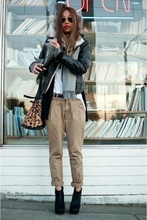
%> input picture CNN/images/0004.jpg, 147 x 220 px, shrunk from 400 x 600 before the run
$ octave --eval "result = Q1a(imread('images/0004.jpg'));"   (GNU Octave 9; MATLAB toolbox functions it lacks are replaced by stand-ins)
%> lines starting %> are read from the running program, lines starting %| are printed output that depends on the picture; in (x1, y1, x2, y2) boxes, pixels count from 0 and x2, y2 are one past the last pixel; in counts of white or black regions, pixels touching at a corner belong together; the program's own positions count from 1
function [x,y] = Q1a(image)

img  = rgb2gray(image);

%computing the gradient and (I_x)^2 and (I_Y)^2 and I_xy
[GX,GY] = imgradientxy(img);
IX2 = GX.^2;
IY2 = GY.^2;
IXY = GX.*GY;

% Computing M
Ix2 = conv2(IX2, fspecial('gaussian'));
Iy2 = conv2(IY2, fspecial('gaussian'));
Ixy = conv2(IXY, fspecial('gaussian'));
[h,w] = size(img);

% Computing R = det(M) - alpha*trace(M)^2
determinant = Ix2.*Iy2 - Ixy.^2;
Trace = Ix2 + Iy2;
R = determinant - (0.05).*((Trace).^2);
maximum = max(max(R));

%Now we will try to do the non maximum surppression
new_matrix = zeros(h,w);
for i = 1:h
    for j = 1:w
        %(maximum)*0.028 is the threshhold we placed and the surroundings
        if R(i,j) > (maximum)*0.035
            local_max = true;
            for m = i-1:i+1
                for n = j-1:j+1
                    if R(m,n) > R(i,j)
                        local_max = false;
                        break
                    end
                end
                if local_max == false
                    break
                end
                if local_max == true
                    new_matrix(i,j) = 1;
                end
            end
        end
    end
end

[x,y] = find(new_matrix == 1);
imshow(image);
hold on;
plot(y,x,'r.');
end
%> in Q1a, `img  = rgb2gray(image);`:
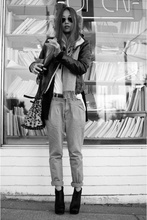
%> img: size 220x147 uint8; min 0, max 255, mean 157
%> in Q1a, `[GX,GY] = imgradientxy(img);`:
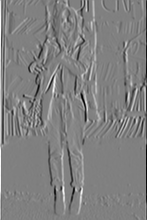
%> GX: size 220x147 double; min -970, max 953, mean -0.3; drawn with min black and max white
%> in Q1a, `[GX,GY] = imgradientxy(img);`:
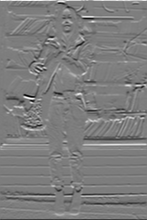
%> GY: size 220x147 double; min -884, max 911, mean -0.7; drawn with min black and max white
%> in Q1a, `Trace = Ix2 + Iy2;`:
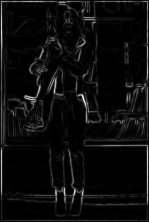
%> Trace: size 222x149 double; min 1.46, max 835895.5, mean 41966; drawn with min black and max white
%> in Q1a, `R = determinant - (0.05).*((Trace).^2);`:
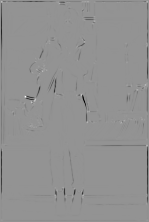
%> R: size 222x149 double; min -3.37e+10, max 2.47e+10, mean -306402549.5; drawn with min black and max white
%> in Q1a, `maximum = max(max(R));`: maximum = 2.47e+10
%> after the loop in Q1a, `for i = 1:h`:
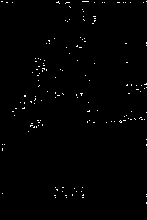
%> new_matrix: size 220x147 double; values 0 (black) and 1 (white), 0.83% white in thin lines or dots
%> after the loop in Q1a, `for i = 1:h`: local_max = false
%> in Q1a, `[x,y] = find(new_matrix == 1);`: x = 269 values from 2 to 204; y = 269 values from 2 to 147
%> `result = Q1a(imread('images/0004.jpg'));`:
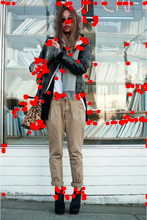
%> figure redrawn from the program's plot data
%> `result = Q1a(imread('images/0004.jpg'));`: result = 269 values, max 204 at index 269, min 2 at index 1, mean 87.96

$ run again, on CNN/images/0015.jpg
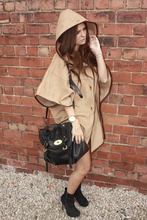
%> input picture CNN/images/0015.jpg, 147 x 220 px, shrunk from 400 x 600 before the run
%> maximum = 9.35e+09
%> after the loop in Q1a, `for i = 1:h`:
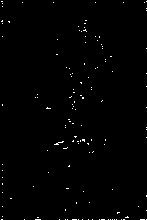
%> new_matrix: size 220x147 double; values 0 (black) and 1 (white), 0.75% white in thin lines or dots
%> after the loop in Q1a, `for i = 1:h`: local_max = false
%> x = 242 values from 2 to 220; y = 242 values from 2 to 147
%> `result = Q1a(imread('images/0004.jpg'));`:
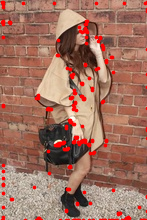
%> figure redrawn from the program's plot data
%> result = 242 values, max 220 at index 3, min 2 at index 1, mean 130

$ run again, on CNN/images/0018.jpg
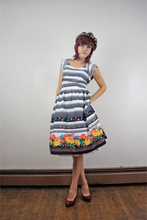
%> input picture CNN/images/0018.jpg, 147 x 220 px, shrunk from 400 x 600 before the run
%> maximum = 1.04e+10
%> after the loop in Q1a, `for i = 1:h`:
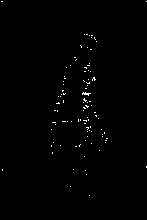
%> new_matrix: size 220x147 double; values 0 (black) and 1 (white), 0.63% white in thin lines or dots, all inside (x1, y1, x2, y2) = (1, 1, 147, 196)
%> after the loop in Q1a, `for i = 1:h`: local_max = true
%> x = 204 values from 2 to 196; y = 204 values from 2 to 147
%> `result = Q1a(imread('images/0004.jpg'));`:
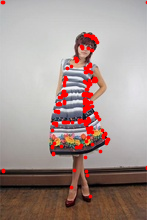
%> figure redrawn from the program's plot data
%> result = 204 values, max 196 at index 158, min 2 at index 1, mean 102.1

$ run again, on CNN/images/0021.jpg
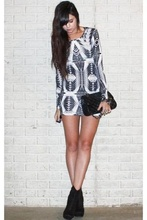
%> input picture CNN/images/0021.jpg, 147 x 220 px, shrunk from 400 x 600 before the run
%> maximum = 3.04e+10
%> after the loop in Q1a, `for i = 1:h`: local_max = false
%> x = 143 values from 2 to 220; y = 143 values from 2 to 147
%> `result = Q1a(imread('images/0004.jpg'));`:
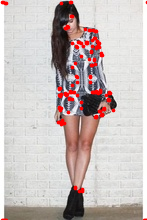
%> figure redrawn from the program's plot data
%> result = 143 values, max 220 at index 2, min 2 at index 1, mean 86.69
